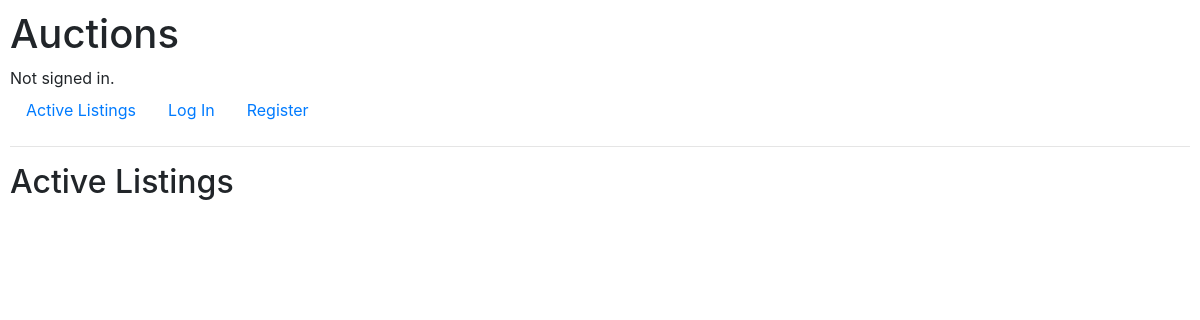
Before: / with the older database file.
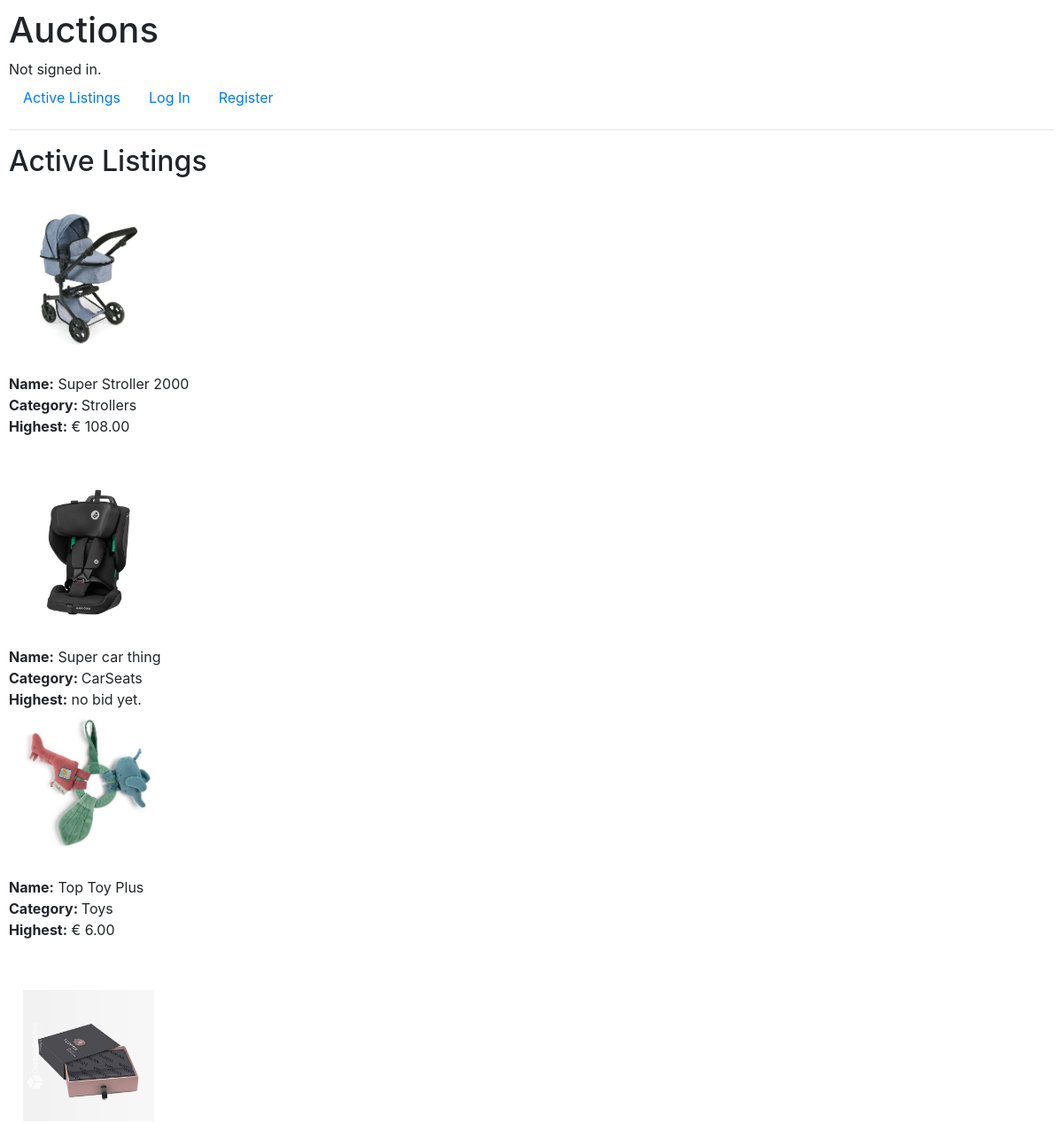
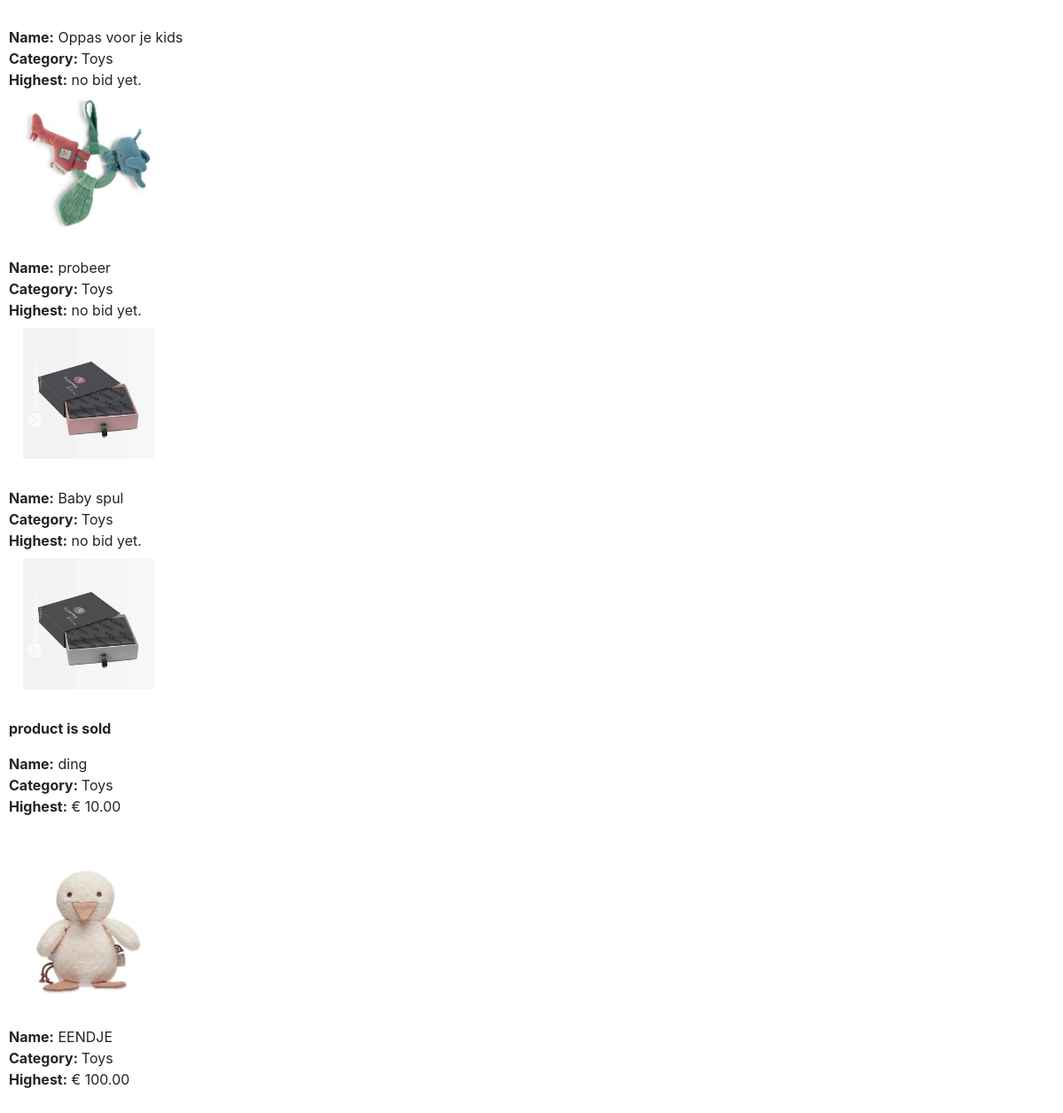
After: the same page with the newer database file (2 pictures, top to bottom).
### auctions/models.py (models this page shows, shortened)
class AuctionListing(models.Model):
    name = models.CharField(max_length=64)
    description = models.TextField()
    image = models.ImageField(upload_to='images/', blank=True, null=True)  # Gebruik ImageField voor de afbeelding
    highest_bid = models.ForeignKey('Bidding', null=True, blank=True, on_delete=models.SET_NULL, related_name="highest_bid_for")
    category = models.ForeignKey(Category, on_delete=models.CASCADE, related_name="listings")
    owner = models.ForeignKey(User, on_delete=models.CASCADE, blank=True, null=True, related_name="user")
    isActive = models.BooleanField(default=True)

class Category(models.Model): #niet meer aankomen. Meer categorieen niet nodig
    name = models.CharField(max_length=64)
    def __str__(self):
        return self.name

class Bidding(models.Model):
    bidder = models.ForeignKey(User, on_delete=models.CASCADE, related_name="bids")
    auction_listing = models.ForeignKey(AuctionListing, on_delete=models.CASCADE, related_name="bids")
    bid = models.DecimalField(max_digits=10, decimal_places=2)

### auctions/views.py (the view)
# urls.py: path("", views.index, name="index"),
def index(request):
    return render(request, "auctions/index.html",{
        "products": AuctionListing.objects.all(),
    })

### auctions/templates/auctions/index.html
{% extends "auctions/layout.html" %}
{% block body %}
    <h2>Active Listings</h2>
    {% for product in products %}
        {% if product.isActive %}
            <br>
            <a class="nav-link" href="{% url 'product_details' product.id %}">
                {% if product.image %}
                    <img src="{{ product.image.url }}" style="width:148px;height:148px;">
                {% else %}
                    <p>Geen afbeelding beschikbaar</p>
                {% endif %}
            </a>
            <br>
            <b>Name:</b> {{product.name}} <br>
            <b>Category: </b> {{product.category}} <br>
            {% if product.highest_bid.bid %}
                <b>Highest:</b> € {{product.highest_bid.bid}}<br> <br>
            {% else %}
            <b>Highest:</b> no bid yet.
            {% endif %}
        {% else %}
            <br>
            <a class="nav-link" href="{% url 'product_details' product.id %}">
                {% if product.image %}
                    <img src="{{ product.image.url }}" style="width:148px;height:148px;">
                {% else %}
                    <p>Geen afbeelding beschikbaar</p>
                {% endif %}
            </a>
            <br>
            <p><b>product is sold</b></p>
            <b>Name:</b> {{product.name}} <br>
            <b>Category: </b> {{product.category}} <br>
            {% if product.highest_bid.bid %}
                <b>Highest:</b> € {{product.highest_bid.bid}}<br> <br>
            {% else %}
            <b>Highest:</b> no bid yet.
            {% endif %}
        {% endif %}
    {% endfor %}
{% endblock %}

### auctions/templates/auctions/layout.html (shortened to what this page needs)
{% load static %}
<!DOCTYPE html>
<html lang="en">
    <head>
        <link rel="stylesheet" href="https://stackpath.bootstrapcdn.com/bootstrap/4.4.1/css/bootstrap.min.css">
        <link href="{% static 'auctions/styles.css' %}" rel="stylesheet">
    </head>
    <body>
        <h1>Auctions</h1>
        <div>
            {% if user.is_authenticated %}
                Signed in as <strong>{{ user.username }}</strong>.
            {% else %}
                Not signed in.
            {% endif %}
        </div>
        <ul class="nav">
            <li class="nav-item">
                <a class="nav-link" href="{% url 'index' %}">Active Listings</a>
            </li>
            {% if user.is_authenticated %}
                <li class="nav-item">
                    <a class="nav-link" href="{% url 'logout' %}">Log Out</a>
                </li>
                <li class="nav-item">
                    <a class="nav-link" href="{% url 'create' %}">Add product</a>
                </li>
            {% else %}
                <li class="nav-item">
                    <a class="nav-link" href="{% url 'login' %}">Log In</a>
                </li>
                <li class="nav-item">
                    <a class="nav-link" href="{% url 'register' %}">Register</a>
                </li>
            {% endif %}
        </ul>
        <hr>
        {% block body %}
        {% endblock %}
    </body>
</html>

### auctions/static/auctions/styles.css (style rules this page uses)
body { padding: 10px; }

Changed rows visible on the page:
added AuctionListing: image (picture), name "Super Stroller 2000", category "Strollers", highest_bid.bid "108.00"
added AuctionListing: image (picture), name "Super car thing", category "CarSeats", shows "Highest:"
added AuctionListing: image (picture), name "Top Toy Plus", category "Toys", highest_bid.bid "6.00"
added AuctionListing: image (picture), name "Oppas voor je kids", category "Toys", shows "Highest:"
added AuctionListing: image (picture), name "probeer", category "Toys", shows "Highest:"
added AuctionListing: image (picture), name "Baby spul", category "Toys", shows "Highest:"
added AuctionListing: image (picture), name "ding", category "Toys", highest_bid.bid "10.00"
added AuctionListing: image (picture), name "EENDJE", category "Toys", highest_bid.bid "100.00"
